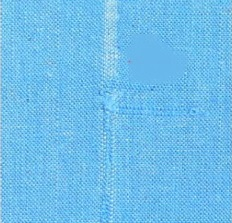
#> input picture Images/image3.jpg, 232 x 223 px, found by its file name
$ jupyter execute 'Defect Detection.ipynb'   (shell and % lines are left out)
#> lines starting #> are read from the running program, lines starting #| are printed output that depends on the picture; after the words box and inside, x2 and y2 are one past the last pixel; in counts of white or black regions, pixels touching at a corner belong together
[cell 1]
import numpy as np
import cv2
import matplotlib.pyplot as plt

[cell 2]
fabric_image_url = 'image3.jpg'

fabric_image = cv2.imread(fabric_image_url)
#> fabric_image is the input picture: shape (223, 232, 3); mean B, G, R 234.4, 190, 110.8
plt.imshow(cv2.cvtColor(fabric_image, cv2.COLOR_BGR2RGB))

[cell 3]
fabric_gs_image = cv2.cvtColor(fabric_image, cv2.COLOR_BGR2GRAY)
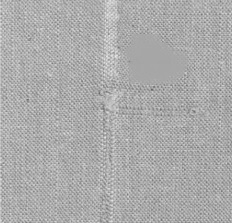
#> fabric_gs_image: shape (223, 232); min 101, max 233, mean 171.4
plt.imshow(fabric_gs_image,'gray')

[cell 4]
width,height = 230, 230
fabric_gs_image=cv2.resize(fabric_gs_image,(height,width),interpolation = cv2.INTER_AREA)
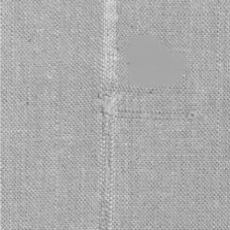
#> fabric_gs_image: shape (230, 230); min 107, max 228, mean 171.3
plt.imshow(fabric_gs_image,'gray')

[cell 5]
img = fabric_gs_image.copy()

[cell 6]
img = cv2.GaussianBlur(img,(3,3),0)
plt.imshow(img,'gray')

[cell 7]
ret,thresh = cv2.threshold(img,190,255,cv2.THRESH_BINARY)
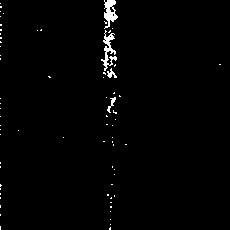
#> thresh: shape (230, 230); 1.3% white; 71 white regions (67 under 20 px), largest, box (x1, y1, x2, y2) and area: (101, 30, 117, 71) 235, (104, 0, 118, 29) 219, (107, 97, 116, 113) 48, (107, 68, 117, 78) 47
plt.imshow(thresh,'gray')

[cell 8]
thresh = cv2.erode(thresh, (3,3), iterations=1)
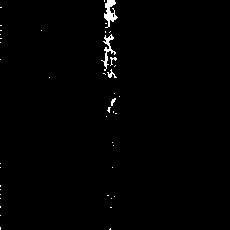
#> thresh: shape (230, 230); 0.93% white; 43 white regions (38 under 20 px), largest, box (x1, y1, x2, y2) and area: (104, 0, 118, 28) 192, (101, 34, 116, 71) 149, (107, 69, 117, 78) 35, (110, 57, 117, 66) 24, (111, 98, 116, 106) 22
plt.imshow(thresh,'gray')

[cell 9]
thresh = cv2.dilate(thresh, None, iterations=2)
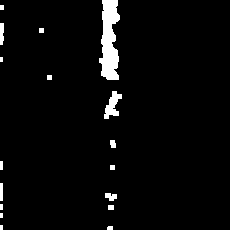
#> thresh: shape (230, 230); 3.6% white; 17 white regions (4 under 20 px), largest, box (x1, y1, x2, y2) and area: (99, 0, 120, 80) 1155, (104, 91, 122, 119) 258, (0, 23, 4, 45) 81
plt.imshow(thresh,'gray')

[cell 10]
from imutils import contours
from skimage import measure
import argparse
import imutils

[cell 11]
# perform a connected component analysis on the thresholded
# image, then initialize a mask to store only the "large"
# components
labels = measure.label(thresh, neighbors=8, background=0)
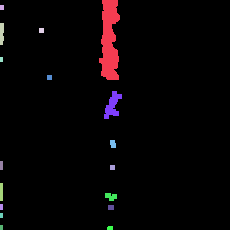
#> labels: shape (230, 230) int64; 18 distinct labels, from 0 to 17; one colour per label, 0 black
mask = np.zeros(thresh.shape, dtype="uint8")

# loop over the unique components
for label in np.unique(labels):
	# if this is the background label, ignore it
	if label == 0:
		continue

	# otherwise, construct the label mask and count the
	# number of pixels
	labelMask = np.zeros(thresh.shape, dtype="uint8")
	labelMask[labels == label] = 255
	numPixels = cv2.countNonZero(labelMask)

	# if the number of pixels in the component is sufficiently
	# large, then add it to our mask of "large blobs"
	if numPixels > 100:
		mask = cv2.add(mask, labelMask)
#> this loop made 18 passes
#> numPixels on passes 2 to 13: 1155, 20, 81, 25, 15, 25, 258, 42, 27, 25, 54, 70
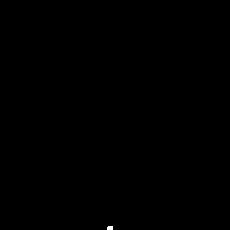
#> labelMask: shape (230, 230); 0.04% white; 1 white region, box (x1, y1, x2, y2) and area: (107, 226, 113, 230) 23
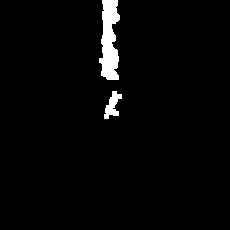
#> mask: shape (230, 230); 2.7% white; 2 white regions

[cell 12]
cnts = cv2.findContours(mask.copy(),cv2.RETR_TREE, cv2.CHAIN_APPROX_SIMPLE)
#> cnts = 2 contours; box (x1, y1, x2, y2) and area: (99, 0, 120, 80) 1054, (104, 91, 122, 119) 213

[cell 13]
cnts = imutils.grab_contours(cnts)
cnts = contours.sort_contours(cnts)[0]

[cell 14]
# loop over the contours
for (i, c) in enumerate(cnts):
	# draw the bright spot on the image
	(x, y, w, h) = cv2.boundingRect(c)
	((cX, cY), radius) = cv2.minEnclosingCircle(c)
	cv2.circle(fabric_image, (int(cX), int(cY)), int(radius),
		(0, 0, 255), 3)
	cv2.putText(fabric_image, "#{}".format(i + 1), (x, y - 15),
		cv2.FONT_HERSHEY_SIMPLEX, 0.45, (0, 0, 255), 2)
#> this loop made 2 passes
#> (x, y, w, h, cX, cY, radius) on passes 1 to 2: (99, 0, 21, 80, 110, 39.5, 40.3), (104, 91, 18, 28, 111, 105, 14.82)
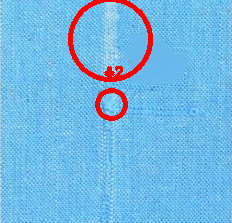
#> fabric_image: shape (223, 232, 3); 3.41% of pixels changed, all inside (x1, y1, x2, y2) = (68, 0, 153, 121)

[cell 15]
cv2.imshow("Image", fabric_image)
cv2.waitKey(0)
#> Out = 27

$ run again, with Images/image1.jpg copied over Images/image3.jpg
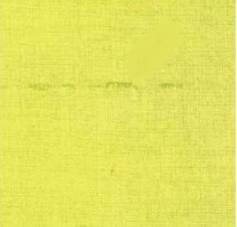
#> input picture Images/image1.jpg, 237 x 227 px, found by its file name
#> fabric_image is the input picture: shape (227, 237, 3); mean B, G, R 95.4, 228.4, 227.7
#> `thresh = cv2.dilate(thresh, None, iterations=2)`:
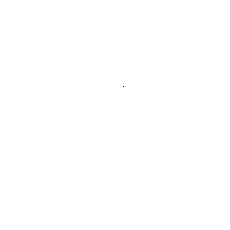
#> thresh: shape (230, 230); 100% white; black in thin lines or dots, all inside (x1, y1, x2, y2) = (123, 86, 124, 87)
#> the loop `for label in np.unique(labels):` made 2 passes
#> numPixels on pass 2: 52899
#> cnts = 2 contours, 1 with area under 20; largest, box (x1, y1, x2, y2) and area: (0, 0, 230, 230) 52441
#> the loop `for (i, c) in enumerate(cnts):` made 2 passes
#> (c, x, y, w, h, cX, cY, radius) on passes 1 to 2: ([[0, 0], [0, 229], [229, 229], [229, 0]], 0, 0, 230, 230, 114.5, 114.5, 161.9), ([[122, 86], [123, 85], [124, 86], [123, 87]], 122, 85, 3, 3, 123, 86, 1)
#> after the loop `for (i, c) in enumerate(cnts):`:
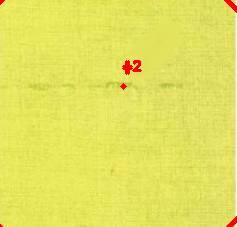
#> fabric_image: shape (227, 237, 3); 0.63% of pixels changed, all inside (x1, y1, x2, y2) = (0, 0, 237, 227)
#> Out = 27
